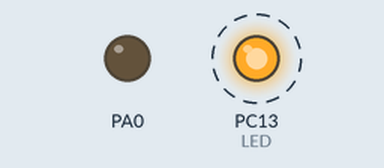
Bench run of a program on a simulated STM32 Blue Pill. Shown: output pins drawn as LEDs (lit = HIGH). Dashed ring = blinking.

Above: at 0.1 s.
At 39.1 s:
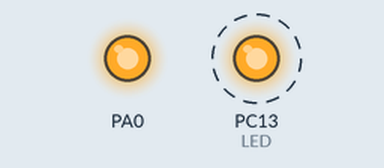
Timing chart, 0 to 40.0 s (numbered marks = the images above):
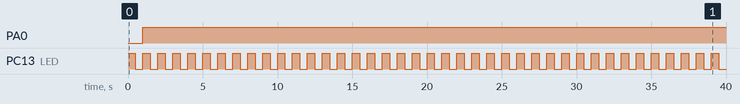

The program:

main.cpp
```cpp
#include <Arduino.h>

// exemplo uso ifdef
#ifdef BUILD_ARDUINO
#define LED 13
#elif BUILD_BLUEPILL
#define LED PC13
#endif

// exemplo uso ifdef
#ifdef BUILD_ARDUINO
void config_duino() {
  // essa funcao so vai existir no arduino
}
#elif BUILD_BLUEPILL
void config_stm() {
  // essa funcao so vai existir no stm
}
#endif

void setup() {
  pinMode(LED, OUTPUT);

  // exemplo uso ifdef
  #ifdef BUILD_ARDUINO
  config_duino();
  #elif BUILD_BLUEPILL
  config_stm();
  #endif
}

void loop() {
  digitalWrite(LED, HIGH);
  delay(500);
  digitalWrite(LED, LOW);
  delay(500);

  // exemplo uso ifdef
  #ifdef BUILD_ARDUINO
  analogWrite(A0, 255);
  #elif BUILD_BLUEPILL
  pwmWrite(PA0, 65535);
  #endif
}
```

Measured:
- by itself, PA0: LOW → HIGH at 1.0 s
- by itself, PC13 (LED): alternates HIGH for 0.50 s and LOW for 0.50 s
